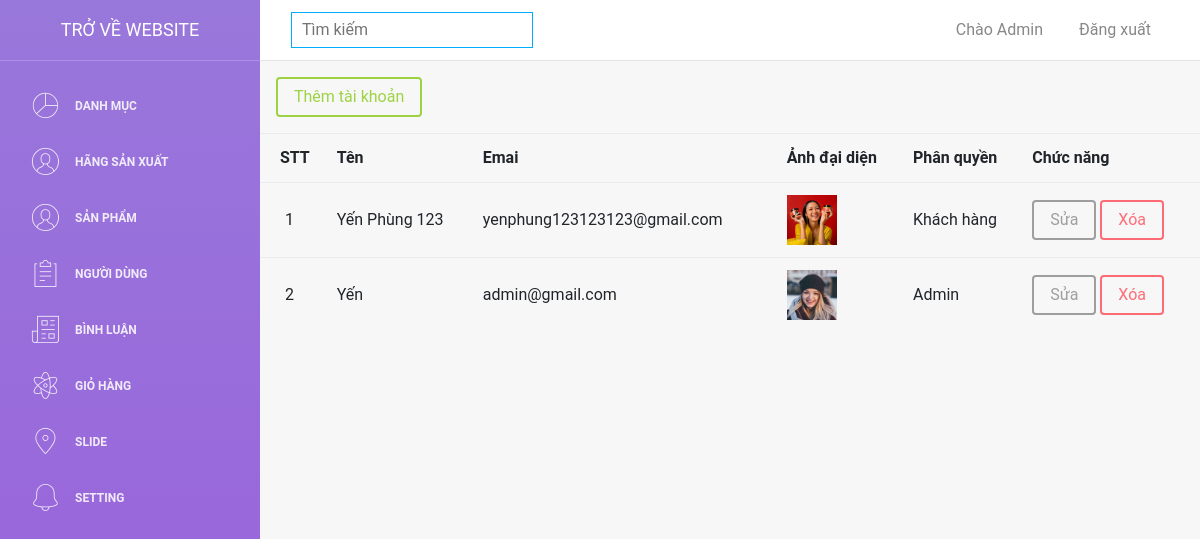
Page /webmypham/admin/nguoidung.php (signed in) on the committed database.
### tables this page shows
CREATE TABLE `taikhoan` (
  `id` int(11) NOT NULL,
  `taikhoan` varchar(55) NOT NULL,
  `matkhau` varchar(55) NOT NULL,
  `hoten` varchar(100) NOT NULL,
  `sdt` text NOT NULL,
  `anh` text NOT NULL,
  `phanquyen` int(11) NOT NULL DEFAULT 0
);

### webmypham/admin/connect.php (called while the page is built, shortened)
<?php
function selectAll($sql)
{
    $result = $GLOBALS['conn']->query($sql);
    return $result;
}
?>

### webmypham/admin/nguoidung.php (the view, shortened to what this page needs)
<?php
    include 'header.php';
    if (isset($_COOKIE["user"])) {
        $user = $_COOKIE["user"];
        foreach (selectAll("SELECT * FROM taikhoan WHERE taikhoan='$user'") as $row) {
            $permission = $row['phanquyen'];
        }
        if ($permission==1) {
            ?>
            <a href="themnd.php" class="btn btn-success my-3 ml-3">Thêm tài khoản</a>
            <table class="table">
                <tr>
                    <th style="padding-left:20px">STT</th>
                    <th>Tên</th>
                    <th>Emai</th>
                    <th>Ảnh đại diện</th>
                    <th>Phân quyền</th>
                    <th>Chức năng</th>
                </tr>
                <?php
                $stt = 1;
                foreach (selectAll("SELECT * FROM taikhoan") as $row) {
                ?>
                    <tr>
                        <td style="padding-left:25px"><?= $stt++ ?></td>
                        <td><?= $row['hoten'] ?></td>
                        <td><?= $row['taikhoan'] ?></td>
                        <td>
                            <img style="width: 50px;height: 50px;" src="../images/<?= empty($row['anh']) ? 'user.jfif' : $row['anh'] ?>" alt="">
                        </td>
                        <td>
                            <?= $row['phanquyen'] == 1 ? 'Admin' : 'Khách hàng' ?>
                        </td>
                        <td>
                            <a class="btn btn-secondary" href="suand.php?id=<?= $row['id'] ?>">Sửa</a>
                            <a class="btn btn-danger" href="?id=<?= $row['id'] ?>" onclick="return confirm('Bạn có muốn xóa người dùng này không ?')">Xóa</a>
                        </td>
                    </tr>
                <?php
                }
                ?>
            </table>
            <?php
        }
    }

### rows in the picture
taikhoan: hoten "Yến Phùng 123", taikhoan "yenphung123123123@gmail.com", anh (picture), phanquyen "Khách hàng"
taikhoan: hoten "Yến", taikhoan "admin@gmail.com", anh (picture), phanquyen "Admin"
